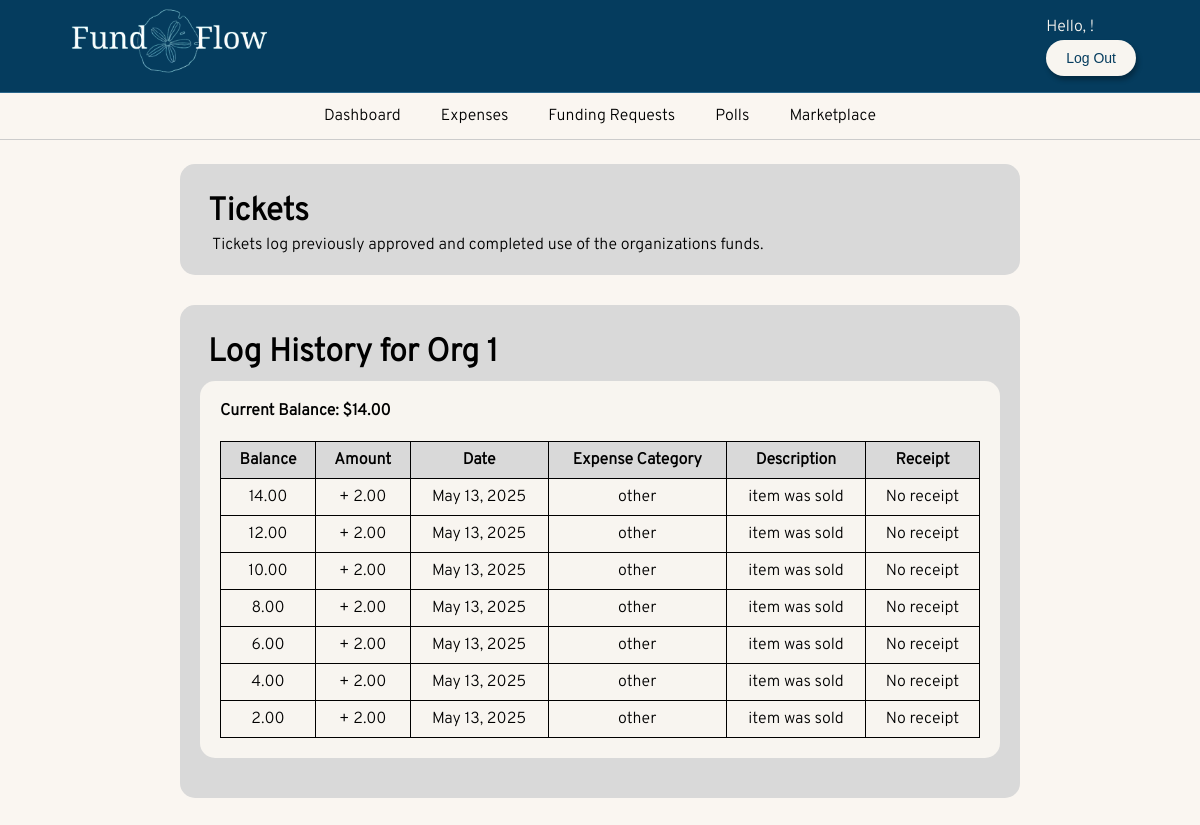
Page /expenses/ (signed in) on the earlier database version.
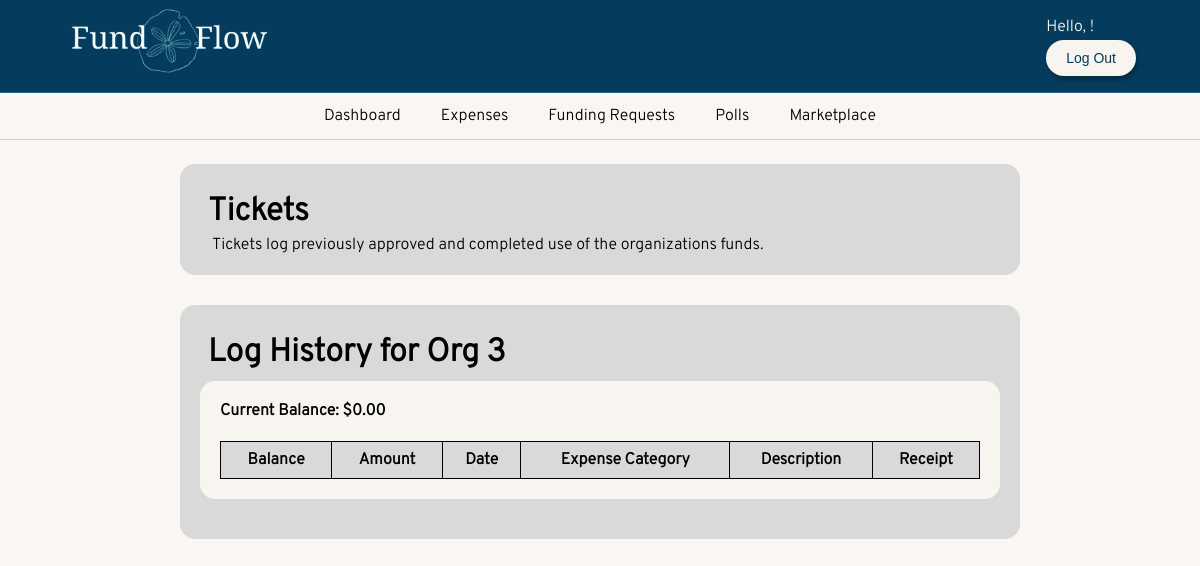
Same page on the later database version.
### FundFlow/models.py (models this page shows, shortened)
class UserProfile(models.Model):
    USER_TYPES = [
        ('president', 'President'),
        ('treasurer', 'Treasurer'),
        ('member', 'Member')
    ]
    user = models.OneToOneField(
        User, #primary attributes of the default user are: username, password, email, first_name, last_name
        on_delete=models.CASCADE
    )
    user_type = models.CharField(
        max_length=10,
        choices=USER_TYPES
    )
    current_Org=models.ForeignKey(
        'Organization',
        on_delete=models.SET_NULL,  # <- this makes sure UserProfile isn't deleted
        blank=True,
        null=True
    )

class Organization(models.Model):
    name= models.CharField(max_length=255, unique=True)
    description = models.TextField(blank=True, null=True)
    president = models.ForeignKey(User, on_delete=models.CASCADE, related_name='president_of', blank=True, null=True)
    treasurer = models.ForeignKey(User, on_delete=models.SET_NULL ,related_name='treasurer_of', blank=True, null=True)
    members = models.ManyToManyField(User, related_name='organizations', blank=True)
    pending_members = models.ManyToManyField(User, related_name='pending_organizations', blank=True)
    bank_email= models.EmailField(verbose_name='Email Address', unique=False, blank=True, null=True)
    tickets=models.ManyToManyField('CreateTicket', related_name='tickets', blank=True)
    def __str__(self):
        return self.name

class CreateTicket(models.Model):
    CATEGORY_CHOICES = [
        ('supplies', 'Supplies'),
        ('reimbursements', 'Reimbursements'),
        ('food', 'Food'),
        ('travel', 'Travel'),
        ('membershipfee', 'Membership Fee'),
        ('other', 'Other'),
    ]
    MODIFY_CHOICES = [
        ('add', '+'),
        ('minus', '-')
    ]
    amount = models.DecimalField(max_digits=10, decimal_places=2)
    date = models.DateField()
    operation = models.CharField(
        max_length = 20,
        choices = MODIFY_CHOICES,
        default = 'add',
    )
    expense_category = models.CharField(
        max_length=20,
        choices=CATEGORY_CHOICES,
        default = 'supplies',
    )
    description = models.TextField(default = 'Description Here')
    receipt = models.FileField(upload_to='receipts/', null=True, blank=True)
    objects = TicketManager()
    def __str__(self):
        return f"Ticket {self.id} created ({self.date}), balance: ${self.__class__.objects.get_balance()}"

### FundFlow/views.py (the view)
# urls.py: path('expenses/', views.expenses_view, name='expenses'),
def expenses_view(request):
    tickets = CreateTicket.objects.all().order_by('date', 'id')
    balance = CreateTicket.objects.get_balance()
    running_balance = Decimal('0.00')
    ticket_data = []
    curUser = request.user
    curProf = UserProfile.objects.get(user=curUser)
    user_type = curProf.user_type
    curOrg= curProf.current_Org
    if curOrg == None:
         return render(request, 'noAccess.html')
    tic=curOrg.tickets.all()
    print(tic)
    for ticket in tic:
        operation_symbol = '+' if ticket.operation == 'add' else '-'
        amount = ticket.amount if ticket.operation == 'add' else -ticket.amount
        running_balance += amount
        ticket_data.append({
            'ticket': ticket,
            'balance': running_balance,
            'operation_symbol': operation_symbol
        })
    return render(request, 'expenses.html', {
    'tickets_with_balance': list(reversed(ticket_data)),
    'balance': running_balance, 'user_type':user_type, "curProf":curProf
    })

### FundFlow/models.py (called while the page is built)
    def get_balance(self):
        return self.aggregate(
            total=Sum(
                Case(
                    When(operation='add', then=F('amount')),
                    When(operation='minus', then=-F('amount')),
                    default=0,
                    output_field=DecimalField()
                )
            )
        )['total'] or 0

### FundFlow/templates/expenses.html (shortened to what this page needs)
{% extends 'base.html' %}
{% block content %}
<div class = "tickets-info-container">
    <div class="tickets-text-container">
        <label id="tickets-subtitle-label">
            Tickets
        </label>
        <label id="tickets-text-label">
            Tickets log previously approved and completed
            use of the organizations funds.
        </label>
    </div>
</div>
<div class = "tickets-info-container">
    <div class="tickets-text-container">
        <label id="tickets-subtitle-label">
            Log History for {{curProf.current_Org}}
        </label>
    </div>
    <div class = "log-info-container">
        <label id = "log-text-label">
            Current Balance: ${{balance|floatformat:2 }}
        </label>
        <table class= "log-table">
            <thead>
                <tr>
                    <th>Balance</th>
                    <th>Amount</th>
                    <th>Date</th>
                    <th>Expense Category</th>
                    <th>Description</th>
                    <th>Receipt</th>
                </tr>
            </thead>
            <tbody>
                {% for item in tickets_with_balance %}
                <tr>
                    <td>{{ item.balance|floatformat:2  }}</td>
                    <td>{{ item.operation_symbol }} {{ item.ticket.amount }}</td>
                    <td>{{ item.ticket.date }}</td>
                    <td>{{ item.ticket.expense_category }}</td>
                    <td>{{ item.ticket.description }} </td>
                    <td>
                        {% if item.ticket.receipt %}
                            <a href="#" class="receipt-link" data-receipt="{{ item.ticket.receipt.url }}">View Receipt</a>
                        {% else %}
                            No receipt
                        {% endif %}
                    </td>
                </tr>
                {% endfor %}
            </tbody>
        </table>
    </div>
</div>
{%endblock%}

### FundFlow/templates/base.html (shortened to what this page needs)
<!doctype html>
<html lang="en">
  <head>
    {%load static%}
    <link rel="stylesheet" href="{% static 'dashboard.css' %}">
    <link rel="stylesheet" href="{% static 'home.css' %}">
    <link rel="stylesheet" href="{% static 'signUp.css' %}">
    <link rel="stylesheet" href="{% static 'index.css' %}">
    <link rel="stylesheet" href="https://cdnjs.cloudflare.com/ajax/libs/font-awesome/6.0.0/css/all.min.css">
    <link rel="stylesheet" href="{% static 'registerorg.css' %}">
    <link rel="stylesheet" href="{% static 'voting.css' %}">
    <link rel="stylesheet" href="{% static 'expenses.css' %}">
    <link rel="stylesheet" href="{% static 'budgetRev.css' %}">
    <link rel="stylesheet" href="{% static 'manageOrganization.css' %}">
    <link rel="stylesheet" href="{% static 'confirmDelete.css' %}">
    <link rel="stylesheet" href="{% static 'fundingRequests.css' %}">
    <link rel="stylesheet" href="{% static 'manageMarketplace.css' %}">
    <link rel="stylesheet" href="{% static 'marketplace.css' %}">
    <link rel="stylesheet" href="{% static 'checkout.css' %}">
  </head>
  <body>
    <header class="py-3 mb-4 border-bottom" id="header">
      <div class="header-container">
          <a href="#" class="d-flex align-items-center link-body-emphasis text-decoration-none">
              <span class="logo">
                  <img src="{% static 'images/FundFlow_logo.png' %}" alt="Logo">
              </span>
          </a>
      </div>
      <div>
        {% if user.is_authenticated %}
        <a class="hello-user"> Hello, {{user.first_name}}! </a>
        <form action="{% url 'logout' %}" method="post">
          <button type="submit" class="logout-btn">Log Out</button>
        </form>
        {% endif %}
      </div>
    </header>
    {% if user.is_authenticated %}
    <nav class="py-2 bg-body-tertiary border-bottom">
        <div class="container d-flex flex-wrap">
            <ul class="nav me-auto">
                <li class="nav-item" onclick="activeTab('nav-item')"><a href="{% url 'dashboard' %}" class="nav-link link-body-emphasis px-2" aria-current="page">Dashboard</a></li>
                <li class="nav-item"><a href="{% url 'expenses' %}" class="nav-link link-body-emphasis px-2">Expenses</a></li>
                <li class="nav-item"><a href="{% url 'fundingRequests' %}" class="nav-link link-body-emphasis px-2">Funding Requests</a></li>
                <li class="nav-item"><a href="{% url 'voting' %}" class="nav-link link-body-emphasis px-2">Polls</a></li>
                <li class="nav-item"><a href="{% url 'marketplace' %}" class="nav-link link-body-emphasis px-2">Marketplace</a></li>
            </ul>
        </div>
    </nav>
    {% endif %}
    <div class="container">
        {% block content %}
        {% endblock %}
    </div>
  </body>
</html>

### FundFlow/static/dashboard.css (style rules this page uses)
* { margin: 0; padding: 0; box-sizing: border-box; }
body { display: flex; flex-direction: column; }

### FundFlow/static/home.css (style rules this page uses)
body { margin: 0; padding: 0; background-color: #F8F5F0; font-family: 'Overpass', sans-serif; }

### FundFlow/static/signUp.css (style rules this page uses)
body { margin: 0; padding: 0; background-color: #F8F5F0; }

### FundFlow/static/index.css (style rules this page uses)
body { background-color: #FAF6F1; margin: 0; }
#header { background-color: #053C5E; border-bottom: 1px solid #2a668b; padding: .5rem 4rem; display: flex; align-items: center; justify-content: space-between; }
.header-container { display: flex; align-items: center; gap: 1rem; }
.logo img { height: 70px; width: auto; }
.logout-btn { background-color: #F8F5F0; border: none; text-decoration: none; color: #053C5E; padding: 10px 20px; border-radius: 25px; font-size: 14px; text-align: center; cursor: pointer; box-shadow: 2px 4px 5px rgba(0, 0, 0, 0.3); margin-top: 3px; }
nav { background-color: #FAF6F1; border-bottom: 1px solid #ccc; padding: 0.8rem 0; }
.nav { list-style: none; display: flex; justify-content: center; padding: 0; margin: 0; }
.nav-item { margin: 0 10px; }
.nav-link { color: black; text-decoration: none; font-size: 1rem; padding: 5px 10px; transition: color 0.3s ease; font-family: 'Overpass', sans-serif; font-weight: 300; }
.hello-user { font-family: 'Overpass', sans-serif; color: #F8F5F0; }

### FundFlow/static/registerorg.css (style rules this page uses)
body { display: flex; flex-direction: column; }

### FundFlow/static/voting.css (style rules this page uses)
body { font-family: 'Overpass', sans-serif; }

### FundFlow/static/expenses.css (style rules this page uses)
.tickets-info-container { width: 70%; margin: auto; margin-top:2%; margin-bottom: 2.5%; padding: 20px; background-color: #D9D9D9; border-radius: 15px; text-align: left; }
.tickets-text-container { margin-left:1%; margin-top: 1%; }
#tickets-subtitle-label { font-size: 2em; font-weight:bold; display: block; margin-bottom: 3px; }
#tickets-text-label { margin-left: 0.5%; margin-top: 20%; }
.log-info-container { width: 100%; margin: auto; margin-top:1%; margin-bottom: 2.5%; padding: 20px; background-color: #F8F5F0; border-radius: 15px; text-align: left; }
#log-text-label { font-weight:bold; }
.log-table { width: 100%; border-collapse: collapse; margin-top: 20px; }
.log-table thead { background-color: #D9D9D9; font-weight: bold; }
.log-table td, .log-table th { border: 1px solid black; padding: 8px 12px; text-align: center; }

### FundFlow/static/fundingRequests.css (style rules this page uses)
body { font-family: 'Overpass', sans-serif; }

Differences in the rows shown:
removed CreateTicket: balance "14.00", operation_symbol "+", ticket.amount "2.00", ticket "May 13, 2025", ticket.expense_category "other", ticket.description "item was sold", receipt "No receipt"
removed CreateTicket: balance "12.00", operation_symbol "+", ticket.amount "2.00", ticket "May 13, 2025", ticket.expense_category "other", ticket.description "item was sold", receipt "No receipt"
removed CreateTicket: balance "10.00", operation_symbol "+", ticket.amount "2.00", ticket "May 13, 2025", ticket.expense_category "other", ticket.description "item was sold", receipt "No receipt"
removed CreateTicket: balance "8.00", operation_symbol "+", ticket.amount "2.00", ticket "May 13, 2025", ticket.expense_category "other", ticket.description "item was sold", receipt "No receipt"
removed CreateTicket: balance "6.00", operation_symbol "+", ticket.amount "2.00", ticket "May 13, 2025", ticket.expense_category "other", ticket.description "item was sold", receipt "No receipt"
removed CreateTicket: balance "4.00", operation_symbol "+", ticket.amount "2.00", ticket "May 13, 2025", ticket.expense_category "other", ticket.description "item was sold", receipt "No receipt"
removed CreateTicket: balance "2.00", operation_symbol "+", ticket.amount "2.00", ticket "May 13, 2025", ticket.expense_category "other", ticket.description "item was sold", receipt "No receipt"
changed UserProfile: current_Org "Org 1" → "Org 3"
Other differences:
{{ balance|floatformat:2 }}: "14.00" → "0.00"
